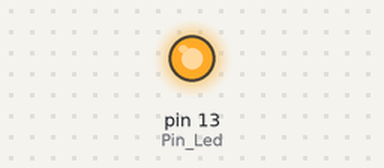
The sketch below on a simulated Arduino Uno, built with avr-gcc and run on an emulated ATmega328P. Shown: output pins drawn as LEDs (lit = HIGH).

Above: at 1.0 s.
At 3.0 s:
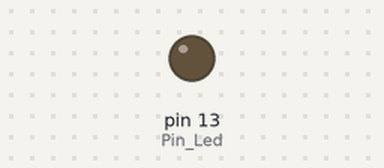
Timing chart, 0 to 5.2 s (numbered marks = the images above):
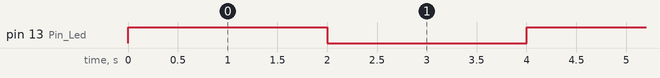

The sketch:

GPIO_SalidasBarrido.ino
```cpp
#include <TimerOne.h>
#include "GPIO_DriverSalida.h"

#define Pin_Led   13

GPIO_Salida Outs;

void setup() {
  Timer1.initialize(1000);  // 1ms
  Timer1.attachInterrupt( Systick_Handler );

  Outs.Config(Pin_Led);
}

void loop() {
  Outs.Set(Pin_Led, 1);
  delay(2000);

  Outs.Set(Pin_Led, 0);
  delay(2000);
}

void Systick_Handler(void)
{
  Outs.Barrido();
}
```

GPIO_DriverSalida.cpp
```cpp
#include "Arduino.h"
#include "GPIO_DriverSalida.h"

GPIO_Salida::GPIO_Salida(void)
{
  for(int i = 0 ; i < CANTIDAD_MAXIMA_SALIDAS ; i++)
  {
    numPin[i] = -1;
    estado[i] = 0;
  }
}

int GPIO_Salida::Config(char _numPin)
{
  int index = Find(_numPin);
  if(index >= 0)
    return index;

  // El pin no esta configurado previamente
  for(int i = 0 ; i < CANTIDAD_MAXIMA_SALIDAS ; i++)
  {
    if(-1 == numPin[i])
    {
      numPin[i] = _numPin;
      pinMode(_numPin, OUTPUT);
      return i;
    }
  }

  return -1;
}

int GPIO_Salida::Find(char _numPin)
{
  for(int i = 0 ; i < CANTIDAD_MAXIMA_SALIDAS ; i++)
  {
    if(numPin[i] == _numPin)
      return i;
  }

  return -1;
}

int GPIO_Salida::Delete(char _numPin)
{
  int index = Find(_numPin);
  if(index >= 0)
  {
    numPin[index] = -1;
    estado[index] = 0;
  }

  return -1;
}

int GPIO_Salida::Set(char _numPin, char _estado)
{
  int index = Find(_numPin);
  if(index >= 0)
  {
    estado[index] = _estado;
  }

  return -1;
}


int GPIO_Salida::Get(char _numPin)
{
  int index = Find(_numPin);
  if(index >= 0)
  {
      return estado[index];
  }

  return -1;
}

void GPIO_Salida::Barrido(void)
{
  for(int i = 0 ; i < CANTIDAD_MAXIMA_SALIDAS ; i++)
  {
    if(numPin[i] >= 0)
    {
      if(0 == estado[i])
        digitalWrite(numPin[i], LOW);
      else
        digitalWrite(numPin[i], HIGH);
    }

  }
}
```

GPIO_DriverSalida.h
```cpp
#ifndef GPIO_DriverSalida
#define GPIO_DriverSalida

#define CANTIDAD_MAXIMA_SALIDAS   10

class GPIO_Salida
{
  public:

    int Config(char numPin);
    int Delete(char numPin);
    int Set(char numPin, char estado);
    int Get(char numPin);
    int Find(char numPin);
    GPIO_Salida();
    void Barrido(void);

  private:
    int numPin[CANTIDAD_MAXIMA_SALIDAS];
    char estado[CANTIDAD_MAXIMA_SALIDAS];

};

#endif
```

Measured:
- by itself, pin 13 (Pin_Led): alternates HIGH for 2.0 s and LOW for 2.0 s
